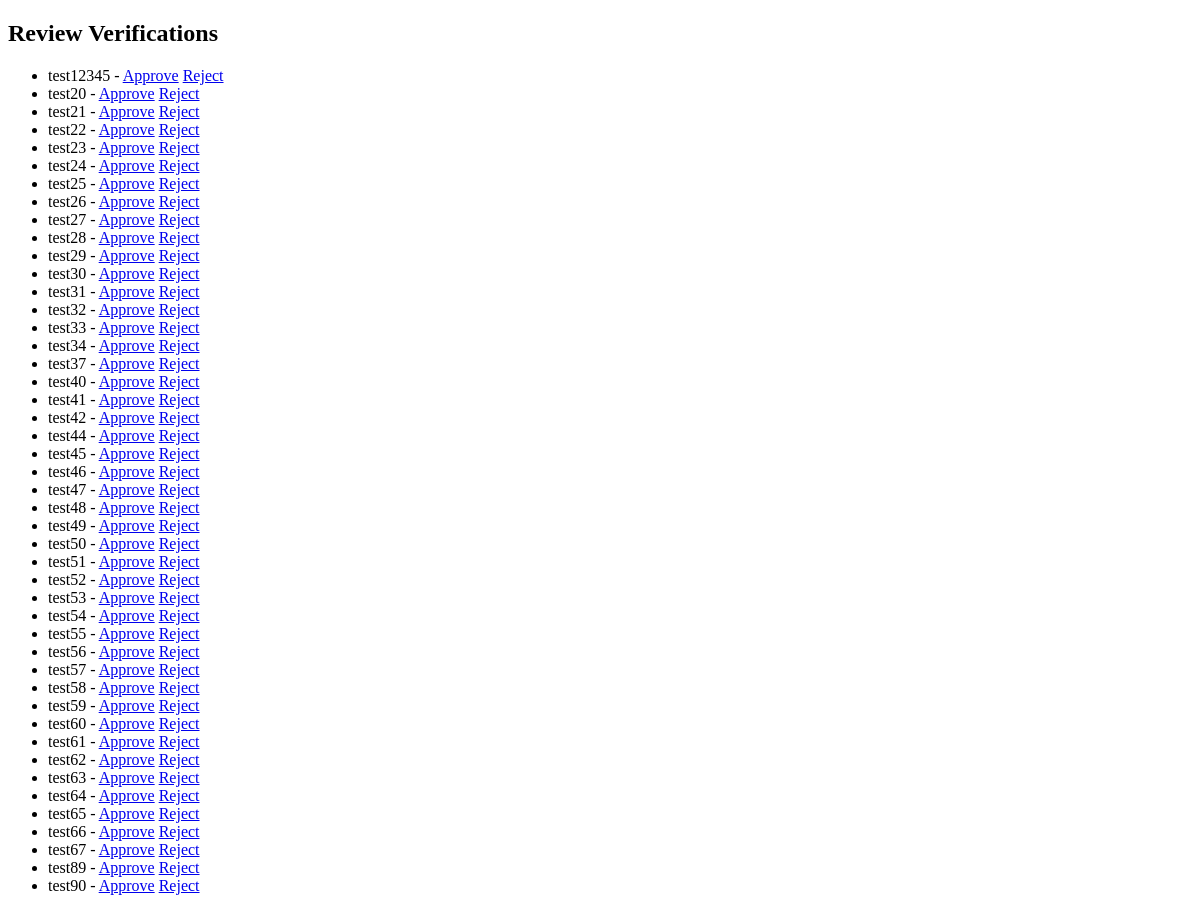
/review-verifications/ (signed in), run on an earlier commit of the app's database.
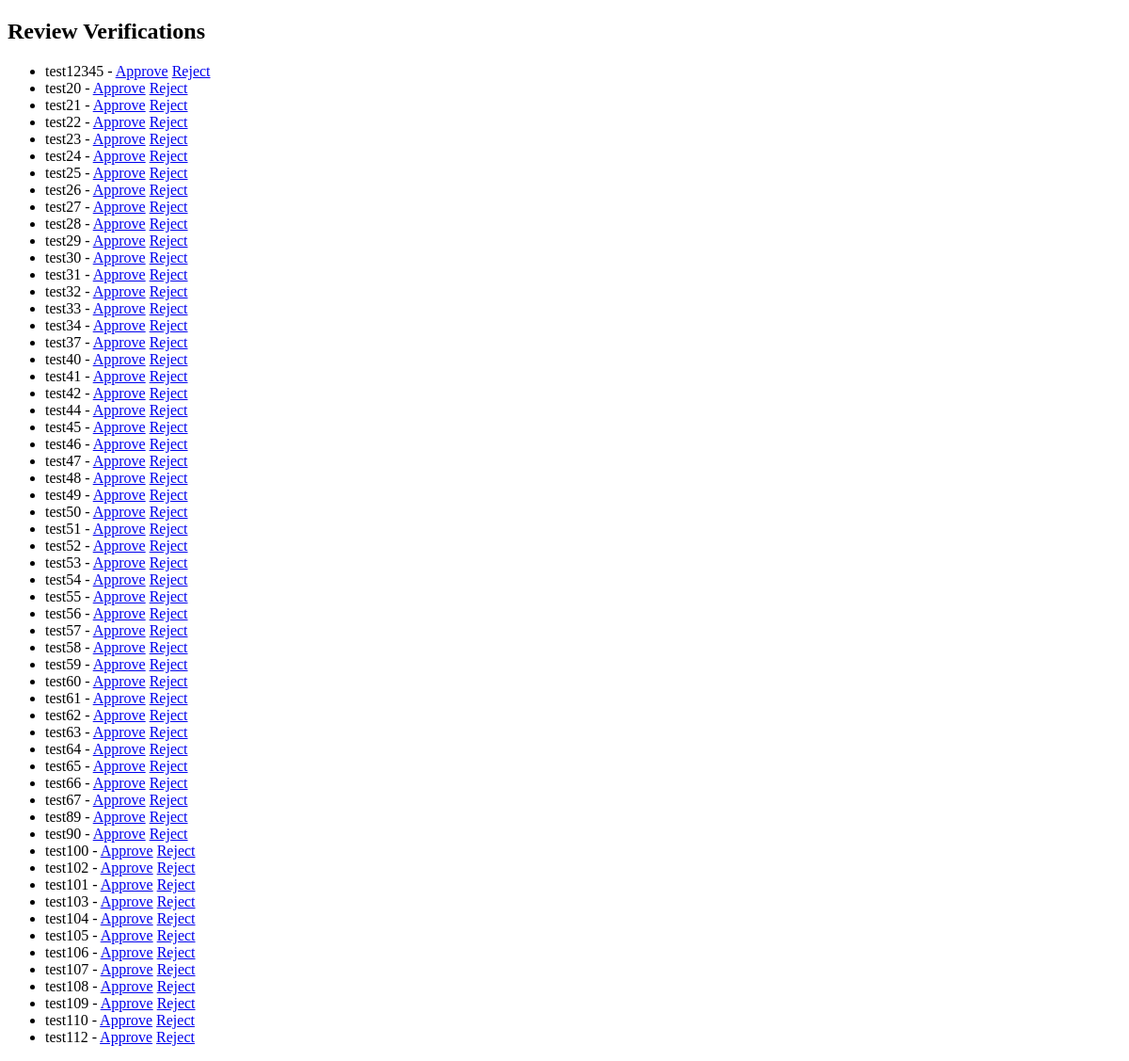
And on a later commit of the database.
### users/models.py (models this page shows, shortened)
class VerificationDocument(models.Model):
    user = models.OneToOneField(User, on_delete=models.CASCADE)
    business_document_type = models.CharField(
        max_length=50, choices=BUSINESS_DOCUMENT_CHOICES, verbose_name="Тип бизнес-документа"
    )
    business_document_file = models.FileField(
        upload_to='business_docs/', verbose_name="Документ о бизнесе"
    )
    id_document_type = models.CharField(
        max_length=50, choices=ID_DOCUMENT_CHOICES, verbose_name="Тип документа личности"
    )
    id_document_file = models.FileField(
        upload_to='id_docs/', verbose_name="Документ удостоверяющий личность"
    )
    is_verified = models.BooleanField(default=False, verbose_name="Документ проверен")

### users/views.py (the view)
# urls.py: path('review-verifications/', views.review_verifications, name='review_verifications'),
@user_passes_test(is_admin)
def review_verifications(request):
    documents = VerificationDocument.objects.filter(is_verified=False)  # Отображаем документы, которые еще не проверены
    return render(request, 'users/review_verifications.html', {'documents': documents})

### users/views.py (called while the page is built)
def is_admin(user):
    return user.is_staff

### users/templates/users/review_verifications.html (shortened to what this page needs)
{% extends 'base.html' %}
{% block content %}
<div class="container">
    <h2>Review Verifications</h2>
    <ul>
        {% for document in documents %}
            <li>
                {{ document.user.username }} - {{ document.get_document_type_display }}
                <a href="{% url 'approve_document' document.id %}">Approve</a>
                <a href="{% url 'reject_document' document.id %}">Reject</a>
            </li>
        {% endfor %}
    </ul>
</div>
{% endblock %}

### templates/base.html (shortened to what this page needs)
{% load static %}
<!DOCTYPE html>
<html lang="ru">
<head>
    {% load static %}
</head>
<body>
    <div class="content">
        {% block content %}
        {% endblock %}
    </div>
</body>
</html>

What changed in the data, as far as the page shows it:
added VerificationDocument: user.username "test100"
added VerificationDocument: user.username "test102"
added VerificationDocument: user.username "test101"
added VerificationDocument: user.username "test103"
added VerificationDocument: user.username "test104"
added VerificationDocument: user.username "test105"
added VerificationDocument: user.username "test106"
added VerificationDocument: user.username "test107"
added VerificationDocument: user.username "test108"
added VerificationDocument: user.username "test109"
added VerificationDocument: user.username "test110"
added VerificationDocument: user.username "test112"
